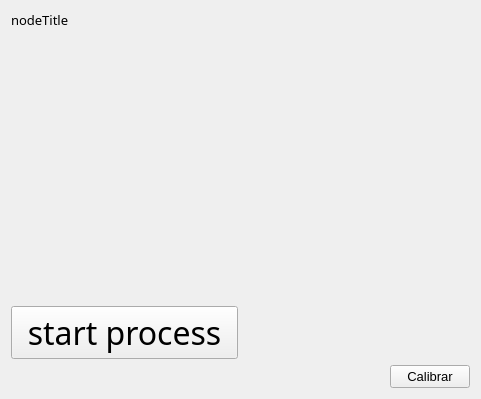
<?xml version="1.0" encoding="UTF-8"?>
<ui version="4.0">
 <class>Interface</class>
 <widget class="QWidget" name="Interface">
  <property name="geometry">
   <rect>
    <x>0</x>
    <y>0</y>
    <width>481</width>
    <height>399</height>
   </rect>
  </property>
  <property name="font">
   <font>
    <family>Segoe UI Light</family>
    <pointsize>24</pointsize>
   </font>
  </property>
  <property name="windowTitle">
   <string>Interface</string>
  </property>
  <layout class="QGridLayout" name="gridLayout">
   <item row="3" column="0" colspan="2">
    <widget class="QScrollArea" name="scrollArea">
     <property name="frameShape">
      <enum>QFrame::NoFrame</enum>
     </property>
     <property name="verticalScrollBarPolicy">
      <enum>Qt::ScrollBarAlwaysOff</enum>
     </property>
     <property name="horizontalScrollBarPolicy">
      <enum>Qt::ScrollBarAlwaysOff</enum>
     </property>
     <property name="widgetResizable">
      <bool>true</bool>
     </property>
     <widget class="QWidget" name="scrollAreaWidgetContents">
      <property name="geometry">
       <rect>
        <x>0</x>
        <y>0</y>
        <width>463</width>
        <height>68</height>
       </rect>
      </property>
      <layout class="QGridLayout" name="gridLayout_2" rowstretch="0">
       <property name="leftMargin">
        <number>0</number>
       </property>
       <property name="topMargin">
        <number>0</number>
       </property>
       <property name="rightMargin">
        <number>0</number>
       </property>
       <property name="bottomMargin">
        <number>0</number>
       </property>
       <item row="0" column="0">
        <layout class="QHBoxLayout" name="blocksLayout"/>
       </item>
      </layout>
     </widget>
    </widget>
   </item>
   <item row="2" column="0" colspan="2">
    <spacer name="verticalSpacer_2">
     <property name="orientation">
      <enum>Qt::Vertical</enum>
     </property>
     <property name="sizeHint" stdset="0">
      <size>
       <width>20</width>
       <height>40</height>
      </size>
     </property>
    </spacer>
   </item>
   <item row="7" column="0" colspan="2">
    <layout class="QHBoxLayout" name="horizontalLayout">
     <item>
      <spacer name="horizontalSpacer">
       <property name="orientation">
        <enum>Qt::Horizontal</enum>
       </property>
       <property name="sizeHint" stdset="0">
        <size>
         <width>40</width>
         <height>20</height>
        </size>
       </property>
      </spacer>
     </item>
     <item>
      <widget class="QPushButton" name="calibrateButton">
       <property name="font">
        <font>
         <family>Segoe UI</family>
         <pointsize>10</pointsize>
        </font>
       </property>
       <property name="text">
        <string>Calibrar</string>
       </property>
      </widget>
     </item>
    </layout>
   </item>
   <item row="0" column="0" colspan="2">
    <widget class="QLabel" name="nodeTitleLabel">
     <property name="font">
      <font>
       <family>Sans Serif</family>
       <pointsize>10</pointsize>
      </font>
     </property>
     <property name="text">
      <string>nodeTitle</string>
     </property>
    </widget>
   </item>
   <item row="1" column="0" colspan="2">
    <widget class="QLabel" name="sentenceLabel">
     <property name="font">
      <font>
       <family>Segoe UI</family>
       <pointsize>36</pointsize>
      </font>
     </property>
     <property name="text">
      <string/>
     </property>
     <property name="alignment">
      <set>Qt::AlignCenter</set>
     </property>
     <property name="wordWrap">
      <bool>true</bool>
     </property>
    </widget>
   </item>
   <item row="5" column="0" colspan="2">
    <spacer name="verticalSpacer">
     <property name="orientation">
      <enum>Qt::Vertical</enum>
     </property>
     <property name="sizeHint" stdset="0">
      <size>
       <width>20</width>
       <height>40</height>
      </size>
     </property>
    </spacer>
   </item>
   <item row="6" column="0">
    <widget class="QPushButton" name="pbstart">
     <property name="text">
      <string>start process</string>
     </property>
    </widget>
   </item>
  </layout>
 </widget>
 <resources/>
 <connections/>
</ui>
